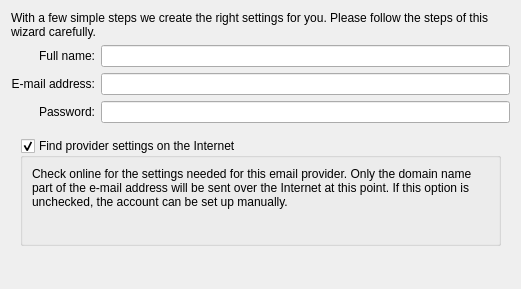
<?xml version="1.0" encoding="UTF-8"?>
<ui version="4.0">
 <class>PersonalDataPage</class>
 <widget class="QWidget" name="PersonalDataPage">
  <property name="geometry">
   <rect>
    <x>0</x>
    <y>0</y>
    <width>521</width>
    <height>289</height>
   </rect>
  </property>
  <layout class="QVBoxLayout" name="verticalLayout_3">
   <item>
    <widget class="QLabel" name="welcomeLabel">
     <property name="text">
      <string>With a few simple steps we create the right settings for you. Please follow the steps of this wizard carefully.</string>
     </property>
     <property name="wordWrap">
      <bool>true</bool>
     </property>
    </widget>
   </item>
   <item>
    <layout class="QGridLayout" name="gridLayout">
     <item row="0" column="0">
      <widget class="QLabel" name="nameLabel">
       <property name="text">
        <string>Full name:</string>
       </property>
       <property name="alignment">
        <set>Qt::AlignRight|Qt::AlignTrailing|Qt::AlignVCenter</set>
       </property>
       <property name="buddy">
        <cstring>nameEdit</cstring>
       </property>
      </widget>
     </item>
     <item row="0" column="1">
      <widget class="QLineEdit" name="nameEdit">
       <property name="minimumSize">
        <size>
         <width>0</width>
         <height>22</height>
        </size>
       </property>
      </widget>
     </item>
     <item row="1" column="0">
      <widget class="QLabel" name="emailLabel">
       <property name="text">
        <string>E-mail address:</string>
       </property>
       <property name="alignment">
        <set>Qt::AlignRight|Qt::AlignTrailing|Qt::AlignVCenter</set>
       </property>
       <property name="buddy">
        <cstring>emailEdit</cstring>
       </property>
      </widget>
     </item>
     <item row="1" column="1">
      <widget class="QLineEdit" name="emailEdit">
       <property name="minimumSize">
        <size>
         <width>0</width>
         <height>22</height>
        </size>
       </property>
      </widget>
     </item>
     <item row="2" column="1">
      <widget class="QLineEdit" name="passwordEdit">
       <property name="minimumSize">
        <size>
         <width>0</width>
         <height>22</height>
        </size>
       </property>
       <property name="echoMode">
        <enum>QLineEdit::Password</enum>
       </property>
      </widget>
     </item>
     <item row="2" column="0">
      <widget class="QLabel" name="passwordLabel">
       <property name="text">
        <string>Password:</string>
       </property>
       <property name="alignment">
        <set>Qt::AlignRight|Qt::AlignTrailing|Qt::AlignVCenter</set>
       </property>
       <property name="buddy">
        <cstring>passwordEdit</cstring>
       </property>
      </widget>
     </item>
    </layout>
   </item>
   <item>
    <widget class="QStackedWidget" name="stackedPage">
     <property name="currentIndex">
      <number>0</number>
     </property>
     <widget class="QWidget" name="internetPage">
      <layout class="QHBoxLayout" name="horizontalLayout_3">
       <item>
        <widget class="QGroupBox" name="checkOnlineGroupBox">
         <property name="title">
          <string>Find provider settings on the Internet</string>
         </property>
         <property name="checkable">
          <bool>true</bool>
         </property>
         <layout class="QVBoxLayout" name="verticalLayout">
          <item>
           <widget class="QLabel" name="checkOnlineExplanation">
            <property name="text">
             <string>Check online for the settings needed for this email provider. Only the domain name part of the e-mail address will be sent over the Internet at this point. If this option is unchecked, the account can be set up manually.</string>
            </property>
            <property name="wordWrap">
             <bool>true</bool>
            </property>
           </widget>
          </item>
          <item>
           <layout class="QHBoxLayout" name="horizontalLayout_4">
            <item>
             <widget class="KPIM::ProgressIndicatorLabel" name="mProgress"/>
            </item>
           </layout>
          </item>
         </layout>
        </widget>
       </item>
      </layout>
     </widget>
     <widget class="QWidget" name="accountPage">
      <layout class="QGridLayout" name="gridLayout_4">
       <item row="0" column="0">
        <layout class="QHBoxLayout" name="horizontalLayout">
         <item>
          <widget class="QRadioButton" name="imapAccount">
           <property name="text">
            <string>IMAP account</string>
           </property>
           <property name="checked">
            <bool>true</bool>
           </property>
           <attribute name="buttonGroup">
            <string notr="true">buttonGroup</string>
           </attribute>
          </widget>
         </item>
         <item>
          <widget class="QRadioButton" name="pop3Account">
           <property name="text">
            <string>POP3 account</string>
           </property>
           <attribute name="buttonGroup">
            <string notr="true">buttonGroup</string>
           </attribute>
          </widget>
         </item>
        </layout>
       </item>
       <item row="1" column="0">
        <layout class="QGridLayout" name="gridLayout_2">
         <item row="0" column="0">
          <widget class="QLabel" name="label">
           <property name="text">
            <string>Incoming:</string>
           </property>
           <property name="alignment">
            <set>Qt::AlignRight|Qt::AlignTrailing|Qt::AlignVCenter</set>
           </property>
          </widget>
         </item>
         <item row="0" column="1">
          <widget class="QLabel" name="incommingLabel">
           <property name="text">
            <string comment="KDE::DoNotExtract">TextLabel</string>
           </property>
          </widget>
         </item>
         <item row="1" column="0">
          <widget class="QLabel" name="label_2">
           <property name="text">
            <string>Outgoing:</string>
           </property>
           <property name="alignment">
            <set>Qt::AlignRight|Qt::AlignTrailing|Qt::AlignVCenter</set>
           </property>
          </widget>
         </item>
         <item row="1" column="1">
          <widget class="QLabel" name="outgoingLabel">
           <property name="text">
            <string comment="KDE::DoNotExtract">TextLabel</string>
           </property>
          </widget>
         </item>
         <item row="2" column="0">
          <widget class="QLabel" name="label_3">
           <property name="text">
            <string>Username:</string>
           </property>
           <property name="alignment">
            <set>Qt::AlignRight|Qt::AlignTrailing|Qt::AlignVCenter</set>
           </property>
          </widget>
         </item>
         <item row="2" column="1">
          <widget class="QLabel" name="usernameLabel">
           <property name="text">
            <string comment="KDE::DoNotExtract">TextLabel</string>
           </property>
          </widget>
         </item>
        </layout>
       </item>
       <item row="2" column="0">
        <layout class="QHBoxLayout" name="horizontalLayout_2">
         <item>
          <spacer name="horizontalSpacer">
           <property name="orientation">
            <enum>Qt::Horizontal</enum>
           </property>
           <property name="sizeHint" stdset="0">
            <size>
             <width>40</width>
             <height>20</height>
            </size>
           </property>
          </spacer>
         </item>
         <item>
          <widget class="QPushButton" name="createAccountPb">
           <property name="text">
            <string>Create Account</string>
           </property>
          </widget>
         </item>
        </layout>
       </item>
      </layout>
     </widget>
    </widget>
   </item>
   <item>
    <spacer name="verticalSpacer_2">
     <property name="orientation">
      <enum>Qt::Vertical</enum>
     </property>
     <property name="sizeHint" stdset="0">
      <size>
       <width>20</width>
       <height>20</height>
      </size>
     </property>
    </spacer>
   </item>
  </layout>
 </widget>
 <customwidgets>
  <customwidget>
   <class>KPIM::ProgressIndicatorLabel</class>
   <extends>QLabel</extends>
   <header location="global">libkdepim/widgets/progressindicatorlabel.h</header>
   <container>1</container>
  </customwidget>
 </customwidgets>
 <resources/>
 <connections/>
 <buttongroups>
  <buttongroup name="buttonGroup"/>
 </buttongroups>
</ui>
